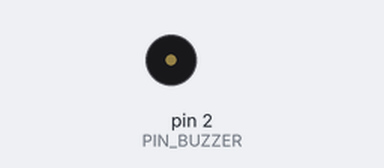
This sketch was run on a simulated Arduino Uno, built with avr-gcc and run on an emulated ATmega328P. Parts: buzzer (waves = sounding).

Above: at 1.4 s.
At 8.89 s:
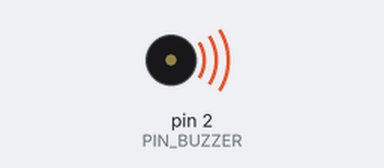
Timing chart, 0 to 11.2 s (numbered marks = the images above):
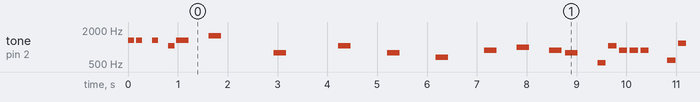

The sketch:

SuperMarioSong.ino
```cpp
#define PIN_BUZZER 2
// Define note frequencies in Hz (High Octave 6 & 7)
// Note frequencies (Hz)
#define NOTE_C5  523
#define NOTE_D5  587
#define NOTE_E5  659
#define NOTE_F5  698
#define NOTE_G5  784
#define NOTE_A5  880
#define NOTE_B5  988
#define NOTE_C6  1047
#define NOTE_D6  1175
#define NOTE_E6  1319
#define NOTE_F6  1397
#define NOTE_G6  1568

// The melody array
int melody[] = {
  NOTE_E6, NOTE_E6, 0, NOTE_E6, 0, NOTE_C6, NOTE_E6, 0,
  NOTE_G6, 0, 0,  0, NOTE_G5, 0, 0, 0,
  NOTE_C6, 0, 0, NOTE_G5, 0, 0, NOTE_E5, 0,
  0, NOTE_A5, 0, NOTE_B5, 0, NOTE_A5, NOTE_G5, 0,

  // Underworld segment
  NOTE_C5, NOTE_C6, NOTE_A5, NOTE_A5, NOTE_A5, 0,
  NOTE_D5, NOTE_D6, NOTE_B5, NOTE_B5, NOTE_B5, 0
};

// Note durations (matching the indices above: 4 = quarter note, 8 = eighth note, etc.)
int noteDurations[] = {
  8, 8, 8, 8, 8, 8, 4, 4,
  4, 4, 4, 4, 4, 4, 4, 4,
  4, 4, 4, 4, 4, 4, 4, 4,
  4, 4, 4, 4, 4, 4, 4, 4,

  6, 6, 6, 6, 6, 4,
  6, 6, 6, 6, 6, 4
};

void setup() {
  pinMode(PIN_BUZZER, OUTPUT);
}

void loop() {
  int totalNotes = sizeof(melody) / sizeof(int);

  for (int thisNote = 0; thisNote < totalNotes; thisNote++) {
    // Calculate note duration (e.g., 1000ms / 4 = 250ms)
    int noteDuration = 1000 / noteDurations[thisNote];

    if (melody[thisNote] == 0) {
      // If the note is 0, treat it as a musical rest
      noTone(PIN_BUZZER);
    } else {
      tone(PIN_BUZZER, melody[thisNote], noteDuration);
    }

    // A brief pause between notes to make them distinct
    int pauseBetweenNotes = noteDuration * 1.30;
    delay(pauseBetweenNotes);

    noTone(PIN_BUZZER);
  }

  // 5-second silence before repeating the song
  delay(5000);
}
```

Measured:
- by itself, tone on pin 2 (PIN_BUZZER): plays 1319 Hz for 0.13 s, 1319 Hz for 0.13 s, 1319 Hz for 0.13 s, 1047 Hz for 0.13 s, 1319 Hz for 0.25 s, 1568 Hz for 0.25 s … (183 notes in this stretch)
